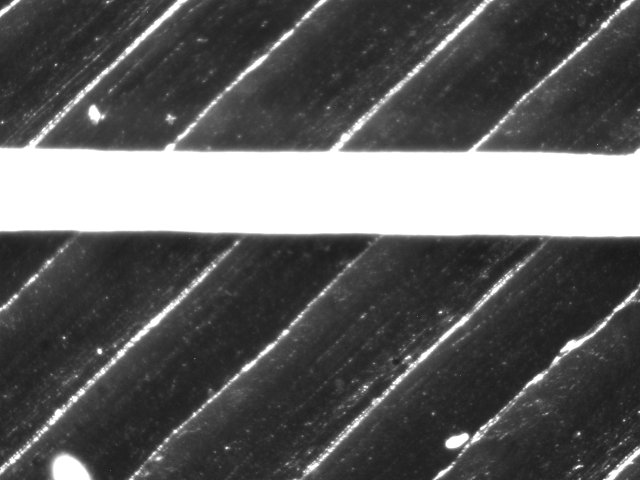
#> input picture vision_algorithms/data/vertical_full.png, 1280 x 960 px (shown at 1/2 size)
$ python canny.py
#> lines starting #> are read from the running program, lines starting #| are printed output that depends on the picture; after the words box and inside, x2 and y2 are one past the last pixel; in counts of white or black regions, pixels touching at a corner belong together
import cv2
import numpy as np

print(cv2.__version__)
img_path = "./data/vertical_full.png"
gray_img = cv2.imread(img_path, cv2.IMREAD_GRAYSCALE)
#> gray_img is the input picture: shape (960, 1280); min 22, max 255, mean 95.8

# Apply thresholding to get a binary image
_, binary_img = cv2.threshold(gray_img, 128, 255, cv2.THRESH_BINARY_INV + cv2.THRESH_OTSU)
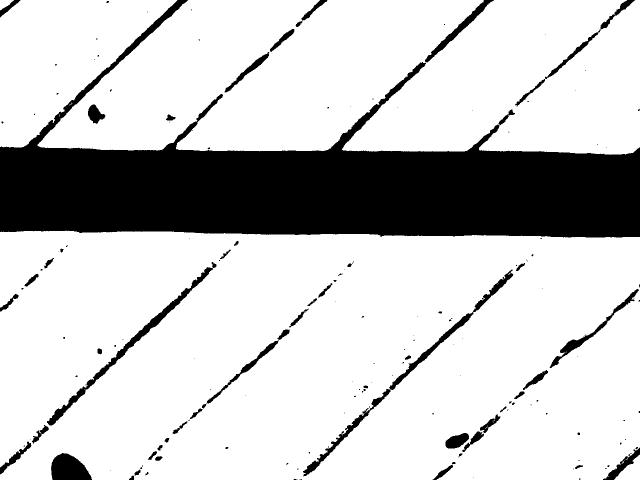
#> binary_img: shape (960, 1280) (shown at 1/2 size); 79% white; 172 black regions (114 under 20 px), largest, box (x1, y1, x2, y2) and area: (0, 0, 1280, 475) 224072, (606, 539, 1027, 953) 5644, (94, 534, 426, 851) 5039

# Find edges using the Canny edge detector
edges = cv2.Canny(binary_img, 50, 150)
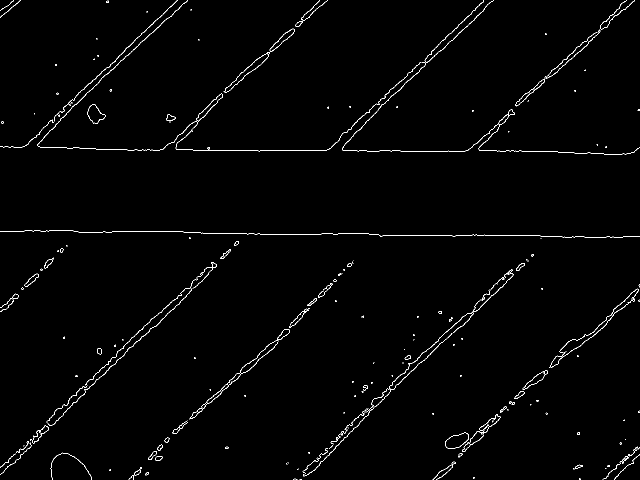
#> edges: shape (960, 1280) (shown at 1/2 size); 1.1% white in thin lines or dots
edges_contours = edges

# Find contours in the edge-detected image
contours, _ = cv2.findContours(edges, cv2.RETR_EXTERNAL, cv2.CHAIN_APPROX_SIMPLE)
#> contours = 249 contours, 199 with area under 20; largest, box (x1, y1, x2, y2) and area: (890, 865, 938, 897) 971, (175, 208, 211, 248) 788, (608, 539, 1027, 953) 733, (539, 57, 589, 104) 550, (1045, 740, 1096, 780) 524

# Draw contours
cv2.drawContours(edges_contours, contours, -1, (0, 255, 0), 2)
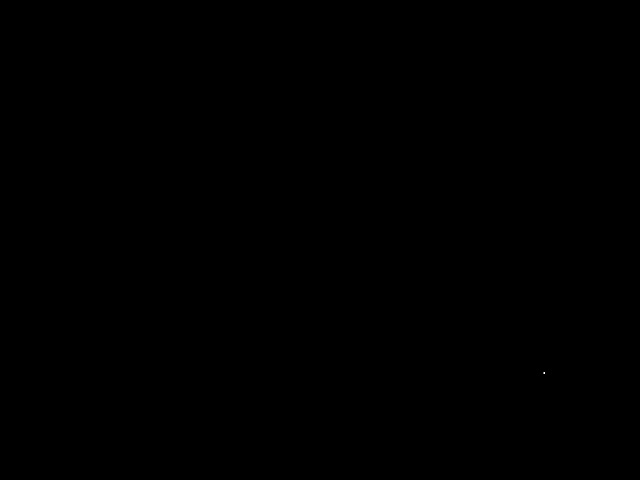
#> edges_contours: shape (960, 1280) (shown at 1/2 size); 0% white in thin lines or dots, all inside (x1, y1, x2, y2) = (1087, 744, 1090, 747)

cv2.imshow('Origianl Image', gray_img)
cv2.imshow('Binary Image', binary_img)
cv2.imshow('Edges', edges)
#> (the run stopped early here; a loop or call above may not have finished)
